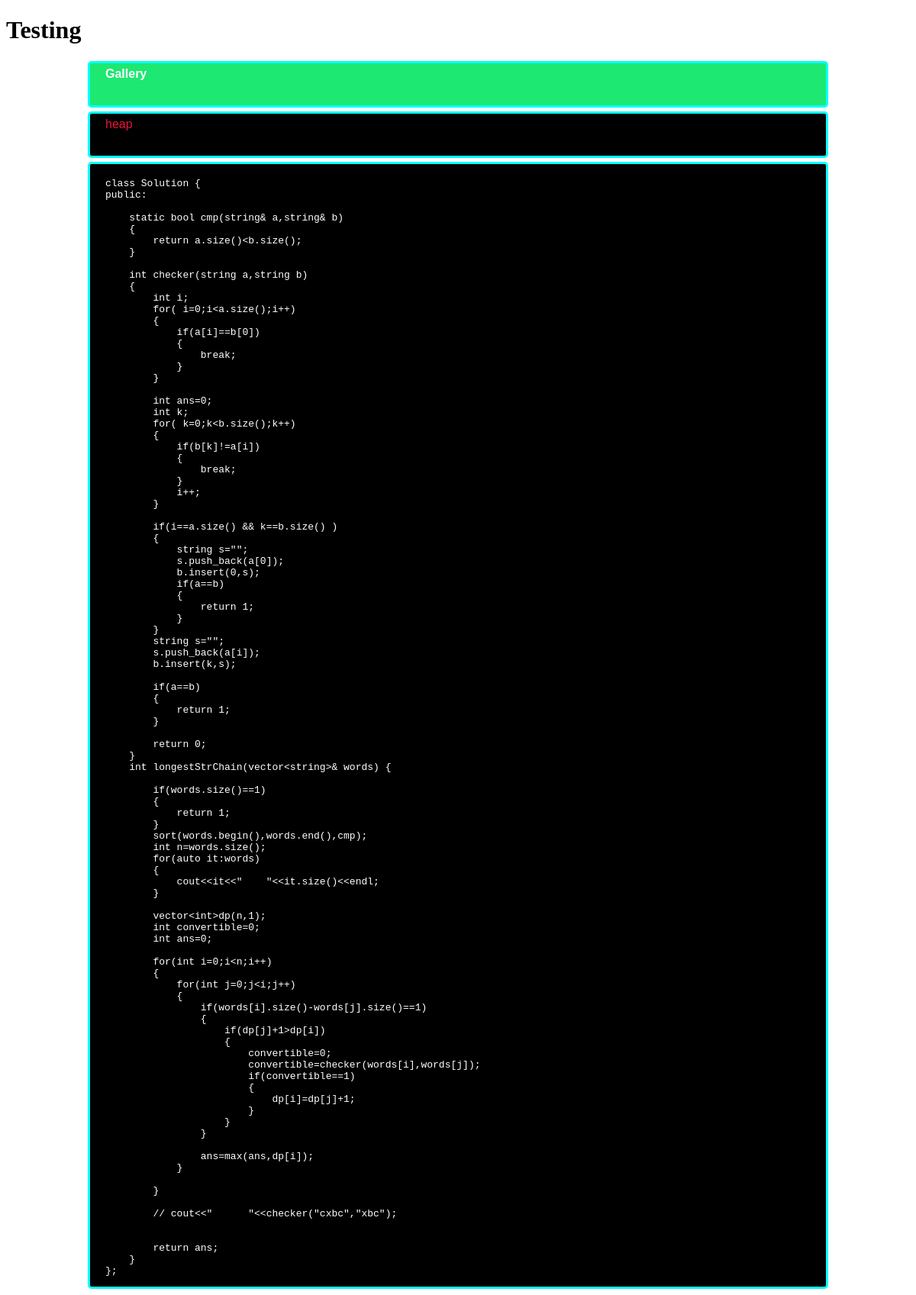
/snippets/, run on the app's committed database.
### learning/models.py (models this page shows, shortened)
class snippet_class(models.Model):
    snippet_heading=models.TextField()
    snippet_text=models.TextField()

### learning/views.py (the view)
# urls.py: path('snippets/',snippets,name='snippets'),
def snippets(request):
    snippet_objects=snippet_class.objects.all()
    context={'url_objects': snippet_objects}
    res=render(request,'learn/snippets.html',context)
    return res

### templates/learn/snippets.html (shortened to what this page needs)
<!DOCTYPE html>
{% load static %}
<html lang="en">
<head>
    <link rel="stylesheet" href="{% static 'learn/css/snippets.css' %}">
</head>
<body>
    <h1>Testing</h1>
    <div class="container"  style="position: relative;width: 970px;padding-right: 15px;padding-left: 15px; margin-right: auto;margin-left: auto;">
        <div  style="background-color: rgb(29, 232, 114);"><a href="{% url 'gallery' %}" ">Gallery</a></div>
        {% for object in url_objects %}
        <div  style="color: #ea1538;" >{{object.snippet_heading}}</div>
        <div> <pre>{{object.snippet_text}}</pre>  </div>
        {% endfor %}
    </div>
</body>
</html>

### static/learn/css/snippets.css (style rules this page uses)
.container { position: relative; width: 970px; padding-right: 15px; padding-left: 15px; margin-right: auto; margin-left: auto; }
.container div { border-style: solid; border-radius: 5px; border-color: aqua; margin-top: 5px; margin-bottom: 5px; min-height: 50px; background-color:black; color: white; padding-left: 20px; padding-top: 5px; padding-right: auto; font-family: 'Josefin Sans', sans-serif; }
.container div a { color: white; text-decoration: none; font-weight: bold; }

### data on the page
snippet_class: snippet_heading "heap", snippet_text "class Solution { public: static bool cmp(string& a,string& b) { return a.size()<b.size(); } int checker(string a,string b) { int i; for( i=0;i<a.size();i++) { if(a[i]==b[0]) { break; } } int ans=0; int k; for( k=0;k<b.size();k++) { if(b[k]!=a[i]) { break; } i++; } if(i==a.size() && k==b.size() ) { string s=\"\"; s.push_back(a[0]); b.insert(0,s); if(a==b) { return 1; } } string s=\"\"; s.push_back(a[i]); b.insert(k,s); if(a==b) { return 1; } return 0; } int longestStrChain(vector<string>& words) { if(words.size()==1) { return 1; } sort(words.begin(),words.end(),cmp); int n=words.size(); for(auto it:words) { cout<<it<<\" \"<<it.size()<<endl; } vector<int>dp(n,1); int convertible=0; int ans=0;…"
